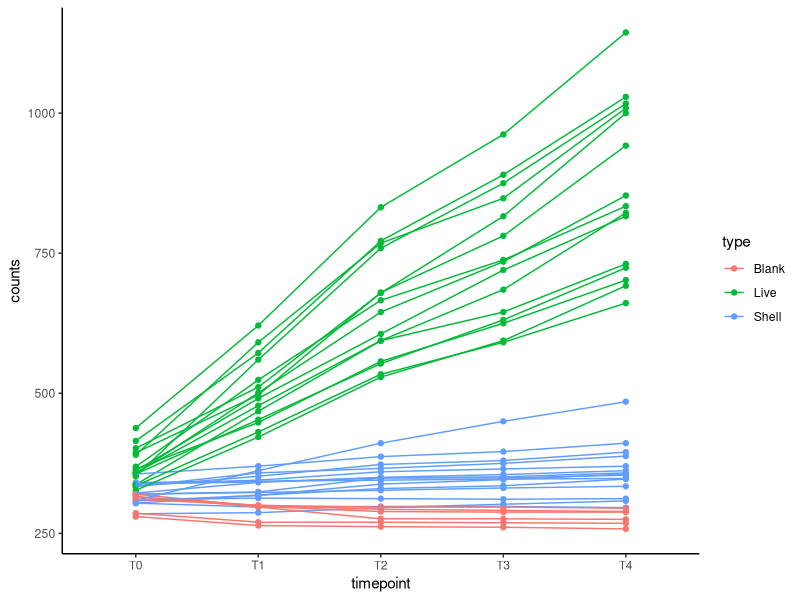
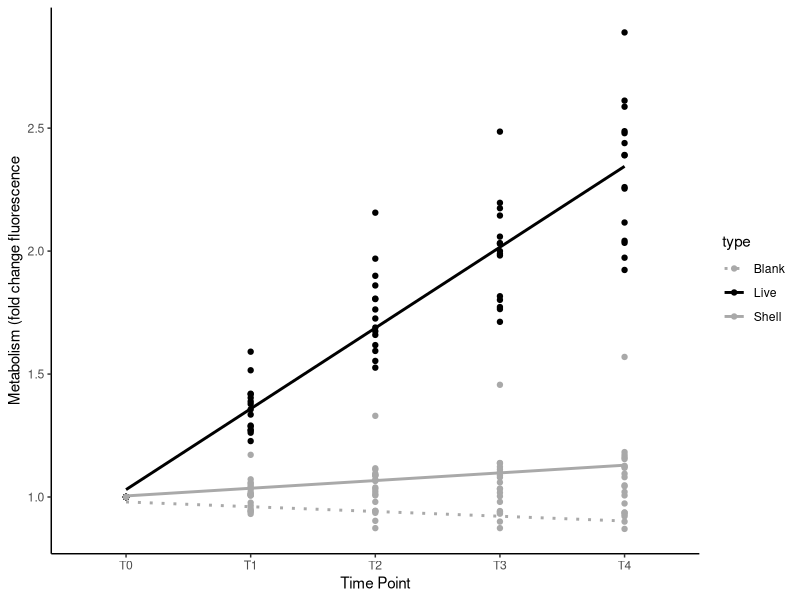
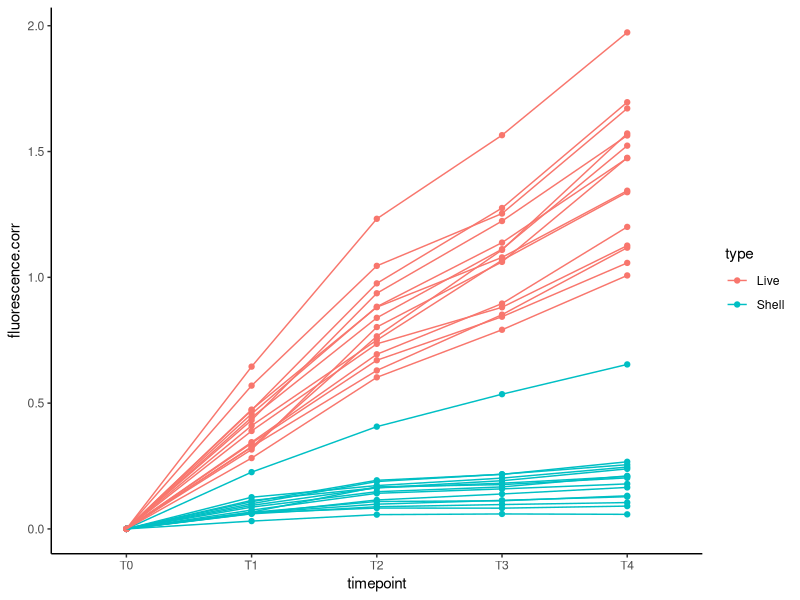
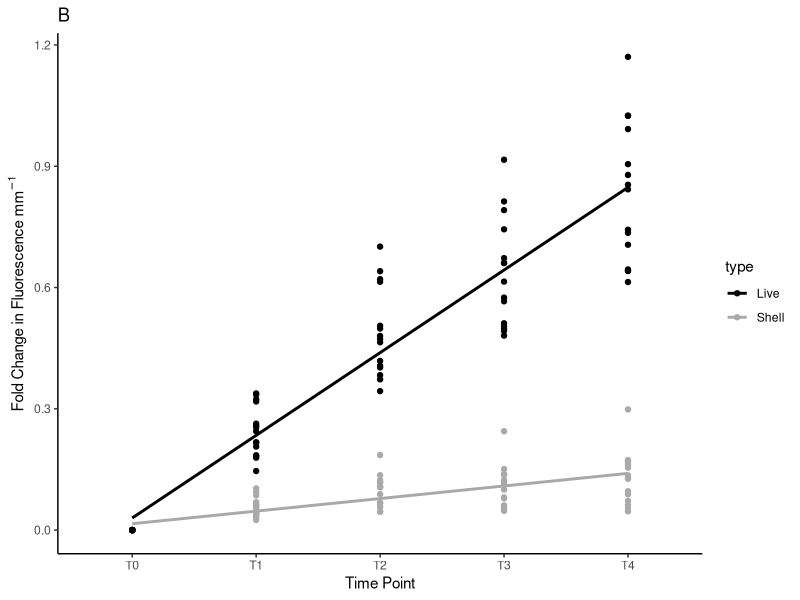
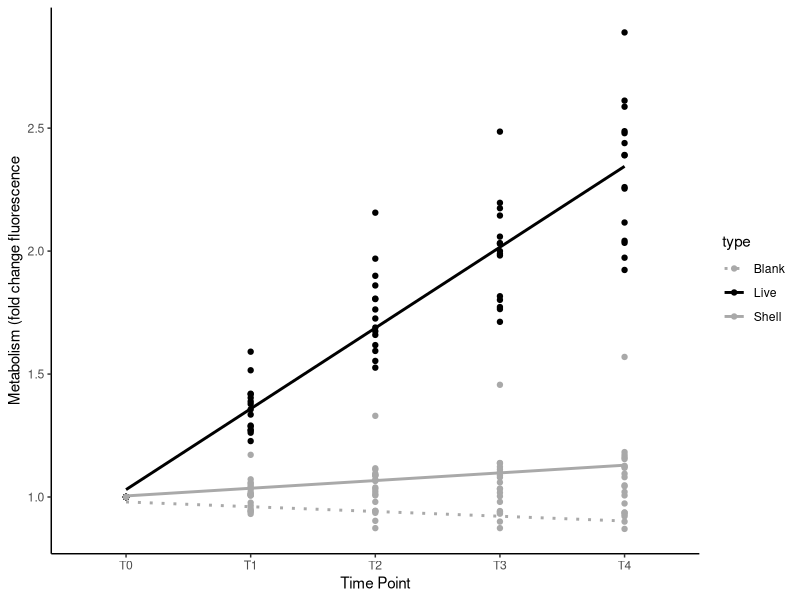
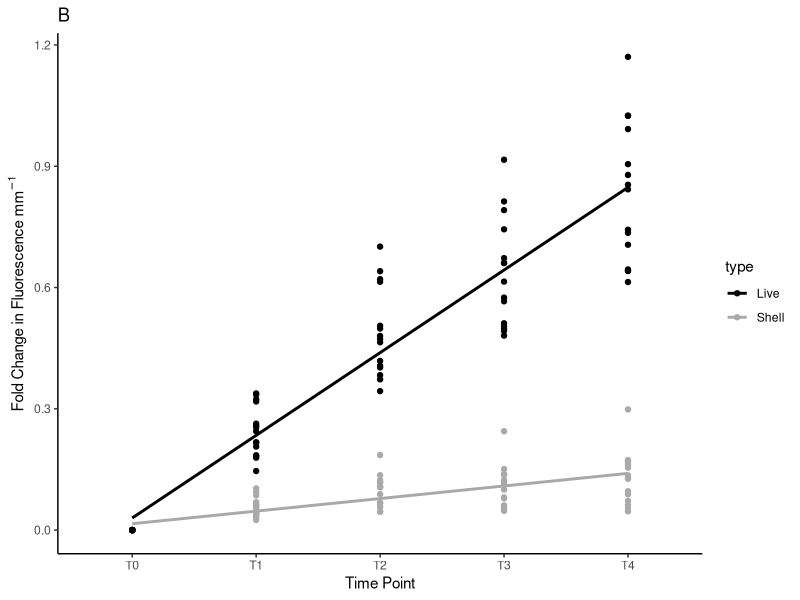

Source code (R) for these figures, in order:
## ---- chunk 1
knitr::opts_chunk$set(echo = TRUE, warning = FALSE, message = FALSE)
## ---- chunk 2
library(MASS) 
library(tidyverse)
library(ggplot2)
library(readxl)
library(cowplot)
library(lme4)
library(lmerTest)
library(car)
library(effects)
library(emmeans)
library(RColorBrewer)
## ---- chunk 3
#read in files
data <- read_xlsx("data/testing/optimization/shell-vs-blank.xlsx", sheet="raw_data")

data<-data%>%
  pivot_longer(cols=c(T0:T4), names_to="timepoint", values_to="counts")
## ---- chunk 4
data%>%
  ggplot(aes(x=timepoint, y=counts, colour=type, group=well))+
  geom_point()+
  geom_line()+
  theme_classic()
## ---- chunk 5
data<-data%>%
  group_by(well)%>%
  arrange(well)%>%
  mutate(fluorescence.norm=counts/first(counts))
## ---- chunk 6
plot1<-data%>%
  ggplot(aes(x=timepoint, y=fluorescence.norm, colour=type, group=well, linetype=type))+
  geom_point()+
  ylab("Metabolism (fold change fluorescence")+
  xlab("Time Point")+
  geom_smooth(aes(group=type), method="lm", se=FALSE)+
  scale_colour_manual(values=c("darkgray", "black", "darkgray"))+
  scale_linetype_manual(values=c("dotted", "solid", "solid"))+
  theme_classic();plot1

ggsave(plot1, filename="figures/testing/shell_live_raw.png", width=5, height=4)
## ---- chunk 7
model<-aov(fluorescence.norm ~ type, data=data)
summary(model)
## ---- chunk 8
blanks<-data%>%
  filter(type=="Blank")%>%
  group_by(timepoint)%>%
  summarise(mean_blank=mean(fluorescence.norm));blanks
## ---- chunk 9
data<-left_join(data, blanks)

data<-data%>%
  filter(!type=="Blank")%>%
  mutate(fluorescence.corr=fluorescence.norm-mean_blank)
## ---- chunk 10
data%>%
  ggplot(aes(x=timepoint, y=fluorescence.corr, colour=type, group=well))+
  geom_point()+
  geom_line()+
  theme_classic()
## ---- chunk 11
data<-data%>%
  mutate(size.mm=as.numeric(size.mm))%>%
  mutate(value.mm=fluorescence.corr/size.mm)
## ---- chunk 12
plot2<-data%>%
  ggplot(aes(x=timepoint, y=value.mm, colour=type, group=well, linetype=type))+
  geom_point()+
  ylab(expression(paste("Fold Change in Fluorescence mm" ^-1)))+
  xlab("Time Point")+
  ggtitle("B")+
  geom_smooth(aes(group=type), method="lm", se=FALSE)+
  scale_colour_manual(values=c("black", "darkgray"))+
  scale_linetype_manual(values=c("solid", "solid"))+
  theme_classic();plot2

ggsave(plot2, filename="figures/testing/shell_live_normalized.png", width=5, height=4)
## ---- chunk 13
model<-aov(value.mm ~ type, data=data)
summary(model)
